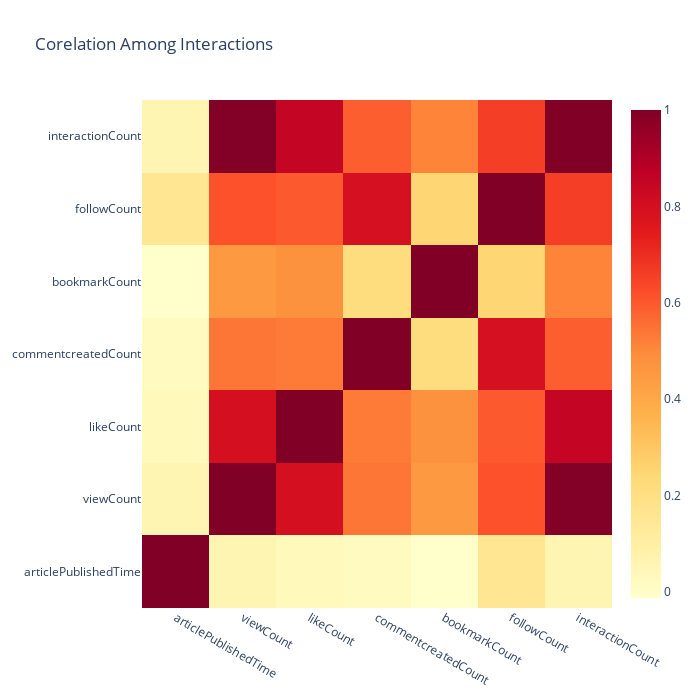

Notebook source saved alongside this figure:
### Markdown cell above
### 7. Visualizing Correlation among all interactions with HeatMap
Correlation among all the interactions are visualized using heatmap as follows:

### Code cell
numericalColumnNames=["articlePublishedTime", "viewCount","likeCount","commentcreatedCount", "bookmarkCount", "followCount", "interactionCount"]
corrMatrix=articlesDF.corr()
fig = go.Figure(go.Heatmap(x=numericalColumnNames,y=numericalColumnNames,z= corrMatrix,colorscale='YlorRd'))
fig.update_layout(title='Corelation Among Interactions', \
                  width=100 * len(numericalColumnNames), \
                  height=100 * len(numericalColumnNames))
fig.show()

### Figure 1 — Plotly figure (JSON) as saved in the notebook; plotly's stock layout.template omitted (floating-point values rounded to 4 significant figures)
{"data": [{"colorscale": [[0, "rgb(255,255,204)"], [0.125, "rgb(255,237,160)"], [0.25, "rgb(254,217,118)"], [0.375, "rgb(254,178,76)"], [0.5, "rgb(253,141,60)"], [0.625, "rgb(252,78,42)"], [0.75, "rgb(227,26,28)"], [0.875, "rgb(189,0,38)"], [1, "rgb(128,0,38)"]], "type": "heatmap", "x": ["articlePublishedTime", "viewCount", "likeCount", "commentcreatedCount", "bookmarkCount", "followCount", "interactionCount"], "y": ["articlePublishedTime", "viewCount", "likeCount", "commentcreatedCount", "bookmarkCount", "followCount", "interactionCount"], "z": [[1, 0.05927, 0.03298, 0.02605, -0.01216, 0.1566, 0.05844], [0.05927, 1, 0.7998, 0.5398, 0.4506, 0.6151, 0.9932], [0.03298, 0.7998, 1, 0.5313, 0.4765, 0.5956, 0.847], [0.02605, 0.5398, 0.5313, 1, 0.2156, 0.7941, 0.5878], [-0.01216, 0.4506, 0.4765, 0.2156, 1, 0.2512, 0.5122], [0.1566, 0.6151, 0.5956, 0.7941, 0.2512, 1, 0.6587], [0.05844, 0.9932, 0.847, 0.5878, 0.5122, 0.6587, 1]]}], "layout": {"height": 700, "title": {"text": "Corelation Among Interactions"}, "width": 700}}
